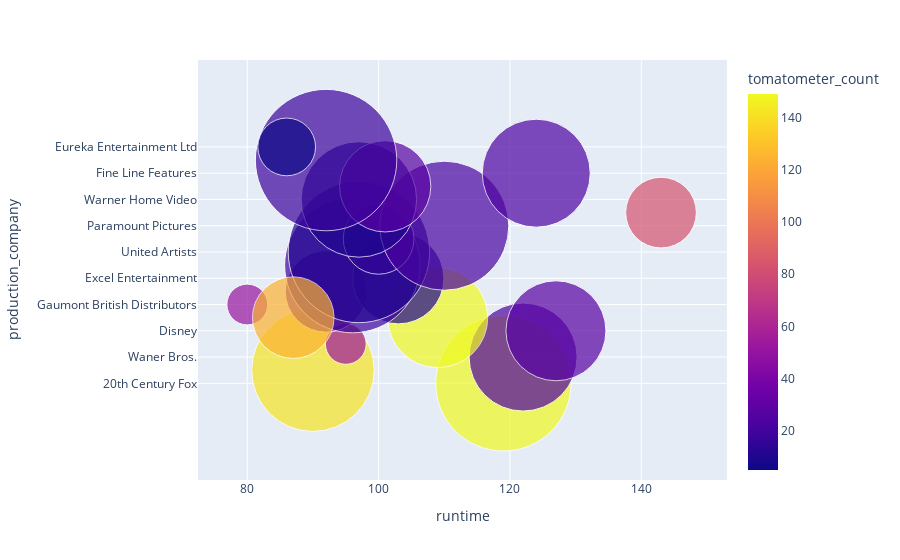

Notebook source saved alongside this figure:
### Code cell
fresh_fig = px.scatter(top_companies, x='runtime', y='production_company', size='streaming_month',size_max=100, color='tomatometer_count', hover_name='tomatometer_status')

fresh_fig.show()

### Figure 1 — Plotly figure (JSON) as saved in the notebook; plotly's stock layout.template omitted (floating-point values rounded to 4 significant figures)
{"data": [{"hovertemplate": "<b>%{hovertext}</b><br><br>runtime=%{x}<br>production_company=%{y}<br>streaming_month=%{marker.size}<br>tomatometer_count=%{marker.color}<extra></extra>", "hovertext": ["Rotten", "Fresh", "Fresh", "Fresh", "Fresh", "Rotten", "Fresh", "Fresh", "Rotten", "Fresh", "Fresh", "Fresh", "Fresh", "Rotten", "Fresh", "Fresh", "Rotten", "Fresh", "Fresh", "Fresh"], "legendgroup": "", "marker": {"color": [149, 142, 24, 54, 27, 149, 51, 28, 10, 18, 11, 15, 22, 83, 10, 28, 24, 18, 124, 5], "coloraxis": "coloraxis", "size": [11, 9, 7, 1, 6, 6, 1, 4, 5, 11, 12, 3, 10, 3, 8, 5, 7, 12, 4, 2], "sizemode": "area", "sizeref": 0.0012, "symbol": "circle"}, "mode": "markers", "name": "", "orientation": "h", "showlegend": false, "type": "scatter", "x": [119, 90, 122, 95, 127, 109, 80, 92, 103, 96, 97, 100, 110, 143, 97, 101, 124, 92, 87, 86], "xaxis": "x", "y": ["20th Century Fox", "Sony Pictures Classics", "Waner Bros.", "Criterion Collection", "Disney", "Warner Bros. Pictures", "Gaumont British Distributors", "Columbia Pictures", "Excel Entertainment", "New Video Group", "United Artists", "Toho Company Ltd", "Paramount Pictures", "Magnolia Pictures", "Warner Home Video", "MGM Home Entertainment", "Fine Line Features", "VCI Entertainment", "Warner Bros. Pictures", "Eureka Entertainment Ltd"], "yaxis": "y"}], "layout": {"coloraxis": {"colorbar": {"title": {"text": "tomatometer_count"}}, "colorscale": [[0, "#0d0887"], [0.1111, "#46039f"], [0.2222, "#7201a8"], [0.3333, "#9c179e"], [0.4444, "#bd3786"], [0.5556, "#d8576b"], [0.6667, "#ed7953"], [0.7778, "#fb9f3a"], [0.8889, "#fdca26"], [1, "#f0f921"]]}, "legend": {"itemsizing": "constant", "tracegroupgap": 0}, "margin": {"t": 60}, "xaxis": {"anchor": "y", "domain": [0, 1], "title": {"text": "runtime"}}, "yaxis": {"anchor": "x", "domain": [0, 1], "title": {"text": "production_company"}}}}
